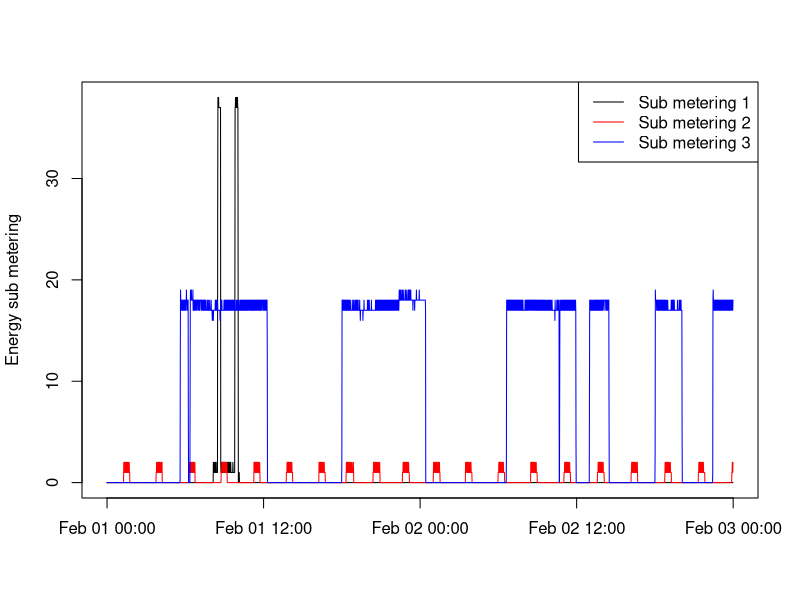

Write the R code that produced this figure.
# Plotting script for third figure
# jwvl, 10 May 2014

# Read data file
data <- read.csv("household_power_consumption-Subset.csv")
# Append date and time cols

data<- within(data, DateAndTime <- paste(data$Date,data$Time,sep=' '))
print(head(data))
data$DateAndTime <- strptime(data$DateAndTime, "%d/%m/%Y %H:%M:%S")
print(head(data))
# Set x-axis and y-axis label to string
yLabel <- "Energy sub metering"
xLabel <- ""
#Make line graphs
png(file="plot3.png")
plot(as.POSIXlt(data$DateAndTime),data$Sub_metering_1,ylab=yLabel,xlab=xLabel,type="n")
lines(as.POSIXlt(data$DateAndTime),data$Sub_metering_1,col="black",type="l")
lines(as.POSIXlt(data$DateAndTime),data$Sub_metering_2,col="red",type="l")
lines(as.POSIXlt(data$DateAndTime),data$Sub_metering_3,col="blue",type="l")
legend("topright", col = c("black", "red", "blue"), lty=c(1,1), legend = c("Sub metering 1", "Sub metering 2", "Sub metering 3"))
dev.off()